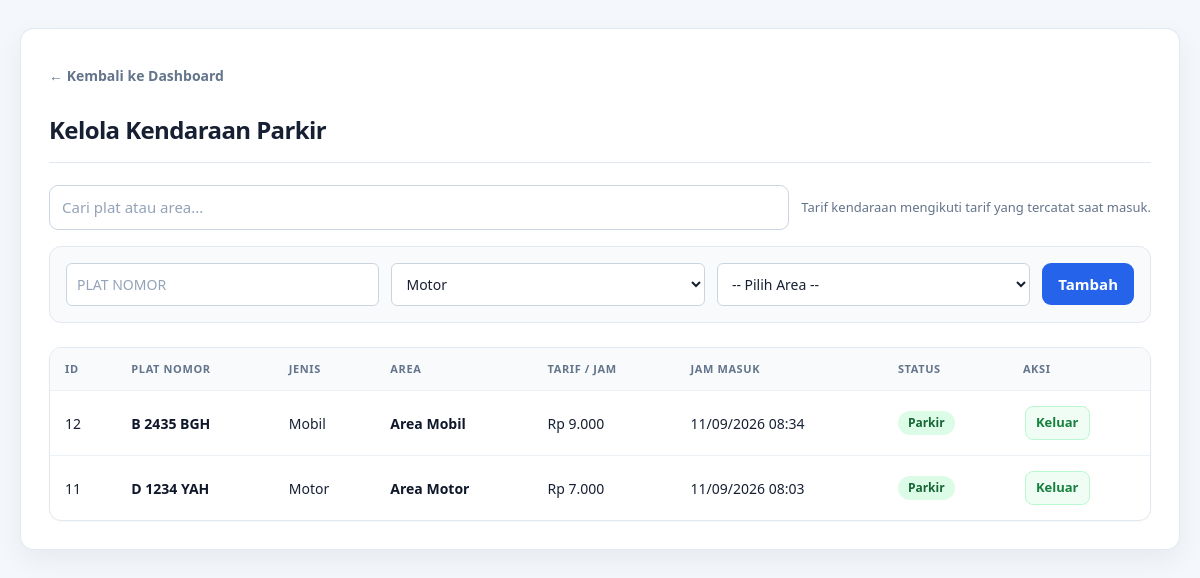
/view/transaksi_petugas.php (signed in), run on the app's committed database.
### tables this page shows
CREATE TABLE `kendaraan` (
  `id_kendaraan` int(11) NOT NULL,
  `plat_nomor` varchar(15) NOT NULL,
  `id_tarif` int(11) NOT NULL,
  `tarif_per_jam_snapshot` decimal(10,0) DEFAULT NULL,
  `id_area` int(11) DEFAULT NULL,
  `jenis_kendaraan` varchar(20) NOT NULL,
  `warna` varchar(20) DEFAULT NULL,
  `pemilik` varchar(100) DEFAULT NULL,
  `jam_masuk` datetime DEFAULT current_timestamp(),
  `jam_keluar` datetime DEFAULT NULL,
  `total_bayar` int(11) DEFAULT 0,
  `status` enum('parkir','keluar') DEFAULT 'parkir',
  `plat_aktif` varchar(15) GENERATED ALWAYS AS (CASE WHEN `status` = 'parkir' THEN UPPER(`plat_nomor`) ELSE NULL END) STORED
);

CREATE TABLE `area_parkir` (
  `id_area` int(11) NOT NULL,
  `nama_area` varchar(50) NOT NULL,
  `terisi` int(11) NOT NULL,
  `kapasitas` int(11) NOT NULL,
  `status` enum('aktif','nonaktif') DEFAULT 'aktif'
);

### model/parkir.php (called while the page is built, shortened)
<?php
require_once __DIR__ . '/../config/koneksi.php';
function get_all_kendaraan() {
    global $koneksi;
    $query = "SELECT k.*, a.nama_area,
                     COALESCE(k.tarif_per_jam_snapshot, t.tarif_per_jam, tf.tarif_per_jam) AS tarif_per_jam,
                     COALESCE(t.id_tarif, tf.id_tarif) AS id_tarif_efektif
              FROM kendaraan k
              LEFT JOIN area_parkir a ON k.id_area = a.id_area
              LEFT JOIN tarif t ON t.id_tarif = NULLIF(k.id_tarif, 0)
              LEFT JOIN tarif tf ON tf.id_tarif = (
                  SELECT MAX(t2.id_tarif) FROM tarif t2
                  WHERE LOWER(t2.jenis_kendaraan) = LOWER(k.jenis_kendaraan)
              )
              ORDER BY k.id_kendaraan DESC";
    return mysqli_query($koneksi, $query);
}
?>

### view/transaksi_petugas.php (the view, shortened to what this page needs)
<?php
require_once __DIR__ . '/../config/koneksi.php';
require_once __DIR__ . '/../model/parkir.php';
$list_kendaraan = get_all_kendaraan();
?>
<!DOCTYPE html>
<html lang="id">
<head>
    <link rel="stylesheet" href="../assets/app.css">
</head>
<body>
<div class="container">
    <a href="dashboard.php" class="btn-back">← Kembali ke Dashboard</a>
    <h2>Kelola Kendaraan Parkir</h2>
    <div class="toolbar" style="display:flex;gap:12px;flex-wrap:wrap;margin-bottom:16px;align-items:center">
      <input type="search" id="searchKendaraan" placeholder="Cari plat atau area..." aria-label="Cari kendaraan" style="flex:1;min-width:220px">
      <span style="color:#64748b;font-size:13px">Tarif kendaraan mengikuti tarif yang tercatat saat masuk.</span>
    </div>
    <form action="../controller/petugas.php?aksi=tambah_kendaraan" method="POST" class="form-kendaraan">
        <input type="text" name="plat_nomor" placeholder="PLAT NOMOR" maxlength="15" required autocomplete="off" style="text-transform: uppercase;">
        <select name="jenis_kendaraan" required>
            <option value="motor">Motor</option>
        </select>
        <select name="id_area" required>
            <option value="">-- Pilih Area --</option>
        </select>
        <button type="submit" class="btn-submit">Tambah</button>
    </form>
    <table>
        <thead>
            <tr>
                <th>ID</th>
                <th>PLAT NOMOR</th>
                <th>JENIS</th>
                <th>AREA</th>
                <th>TARIF / JAM</th>
                <th>JAM MASUK</th>
                <th>STATUS</th>
                <th>AKSI</th>
            </tr>
        </thead>
        <tbody>
          <?php if ($list_kendaraan && mysqli_num_rows($list_kendaraan) > 0): ?>
        <?php while ($row = mysqli_fetch_assoc($list_kendaraan)): ?>
            <tr>
                <td><?= $row['id_kendaraan']; ?></td>
                <td><strong><?= htmlspecialchars($row['plat_nomor'] ?? ''); ?></strong></td>
                <td><?= ucfirst(htmlspecialchars($row['jenis_kendaraan'] ?? '')); ?></td>
                <td><strong><?= htmlspecialchars($row['nama_area'] ?? '-'); ?></strong></td>
                <td><?= !empty($row['tarif_per_jam']) ? 'Rp ' . number_format((int)$row['tarif_per_jam'], 0, ',', '.') : '-'; ?></td>
                <td><?= !empty($row['jam_masuk']) ? date('d/m/Y H:i', strtotime($row['jam_masuk'])) : '-'; ?></td>
                <td>
                    <span class="<?= ($row['status'] ?? 'parkir') == 'parkir' ? 'badge-parkir' : 'badge-keluar'; ?>">
                        <?= ucfirst(htmlspecialchars($row['status'] ?? 'parkir')); ?>
                    </span>
                </td>
                <td>
                    <?php if (($row['status'] ?? 'parkir') == 'parkir'): ?>
                        <form action="../controller/petugas.php?aksi=keluar_kendaraan" method="POST" style="display:inline" onsubmit="return confirm('Proses kendaraan ini keluar dan hitung biayanya?')">
                            <button type="submit" class="btn-keluar">Keluar</button>
                        </form>
                    <?php endif; ?>
                </td>
            </tr>
        <?php endwhile; ?>
    <?php else: ?>
        <tr>
            <td colspan="8" style="text-align: center;">Belum ada data kendaraan.</td>
        </tr>
    <?php endif; ?>
        </tbody>
    </table>
</div>
</body>
</html>

### assets/app.css (style rules this page uses)
:root { --bg: #f4f7fb; --surface: #ffffff; --text: #172033; --muted: #64748b; --line: #e2e8f0; --primary: #2563eb; --primary-dark: #1d4ed8; --success: #15803d; --danger: #b91c1c; --warning: #92400e; --radius: 14px; --shadow: 0 10px 28px rgba(15, 23, 42, .06); }
* { box-sizing: border-box; }
html { color-scheme: light; }
body { margin: 0; padding: 0; background: var(--bg); color: var(--text); font-family: Inter, ui-sans-serif, system-ui, -apple-system, BlinkMacSystemFont, "Segoe UI", sans-serif; font-size: 15px; line-height: 1.5; }
a { color: var(--primary); }
.container { width: min(1180px, calc(100% - 40px)); max-width: 1180px; margin: 28px auto; padding: 28px; background: var(--surface); border: 1px solid rgba(226, 232, 240, .9); border-radius: var(--radius); box-shadow: var(--shadow); overflow-x: auto; }
h1, h2, h3 { color: var(--text); letter-spacing: -.025em; }
h2 { font-size: clamp(1.35rem, 2vw, 1.75rem); margin: 0 0 22px; padding-bottom: 14px; border-bottom: 1px solid var(--line); }
.btn-back { display: inline-flex; align-items: center; gap: 8px; margin: 0 0 18px; padding: 8px 0; color: var(--muted); text-decoration: none; font-weight: 650; }
input, select, textarea { width: auto; min-height: 42px; padding: 10px 12px; border: 1px solid #cbd5e1; border-radius: 9px; background: #fff; color: var(--text); font: inherit; transition: border-color .15s, box-shadow .15s; }
input::placeholder { color: #94a3b8; }
button, .btn-submit, .btn-filter { min-height: 42px; padding: 10px 16px; border: 0; border-radius: 9px; background: var(--primary); color: #fff; font: inherit; font-weight: 700; cursor: pointer; transition: background .15s, transform .15s; }
.btn-edit, .btn-delete, .btn-keluar { display: inline-flex; justify-content: center; align-items: center; gap: 5px; min-height: 34px; padding: 6px 10px; margin: 2px; border-radius: 8px; font-size: 13px; font-weight: 700; text-decoration: none; border: 1px solid transparent; cursor: pointer; font-family: inherit; }
.btn-keluar { background: #f0fdf4; color: var(--success); border-color: #bbf7d0; }
.form-area, .form-tarif, .form-user, .form-kendaraan, .filter-form { display: flex; flex-wrap: wrap; align-items: center; gap: 12px; padding: 16px; margin: 0 0 24px; border: 1px solid var(--line); border-radius: 12px; background: #f8fafc; }
.form-area input, .form-tarif input, .form-user input, .form-user select, .form-kendaraan input, .form-kendaraan select { flex: 1 1 150px; min-width: 0; }
table { width: 100%; min-width: 680px; border-collapse: separate; border-spacing: 0; background: #fff; border: 1px solid var(--line); border-radius: 12px; overflow: hidden; box-shadow: 0 1px 2px rgba(15, 23, 42, .03); }
table th, table td { padding: 13px 15px; text-align: left; vertical-align: middle; font-size: 14px; border-bottom: 1px solid #edf2f7; }
table th { background: #f8fafc; color: #64748b; font-size: 11px; font-weight: 800; letter-spacing: .055em; text-transform: uppercase; white-space: nowrap; }
table tbody tr:last-child td { border-bottom: 0; }
table td strong { color: #0f172a; }
.badge, .badge-user, .badge-parkir, .badge-keluar { display: inline-flex; align-items: center; padding: 5px 10px; border-radius: 999px; font-size: 12px; line-height: 1.2; font-weight: 750; white-space: nowrap; }
.badge-aktif, .badge-parkir { background: #dcfce7; color: #166534; }

### data on the page
kendaraan: id_kendaraan "12", plat_nomor "B 2435 BGH", jenis_kendaraan "Mobil", id_area.nama_area "Area Mobil", tarif_per_jam "9.000", jam_masuk "11/09/2026 08:34", status "Parkir"
kendaraan: id_kendaraan "11", plat_nomor "D 1234 YAH", jenis_kendaraan "Motor", id_area.nama_area "Area Motor", tarif_per_jam "7.000", jam_masuk "11/09/2026 08:03", status "Parkir"
